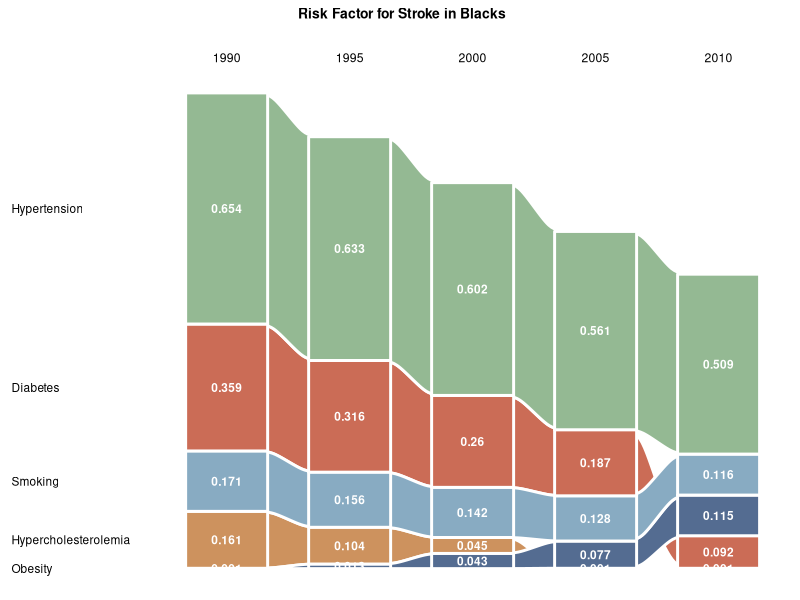
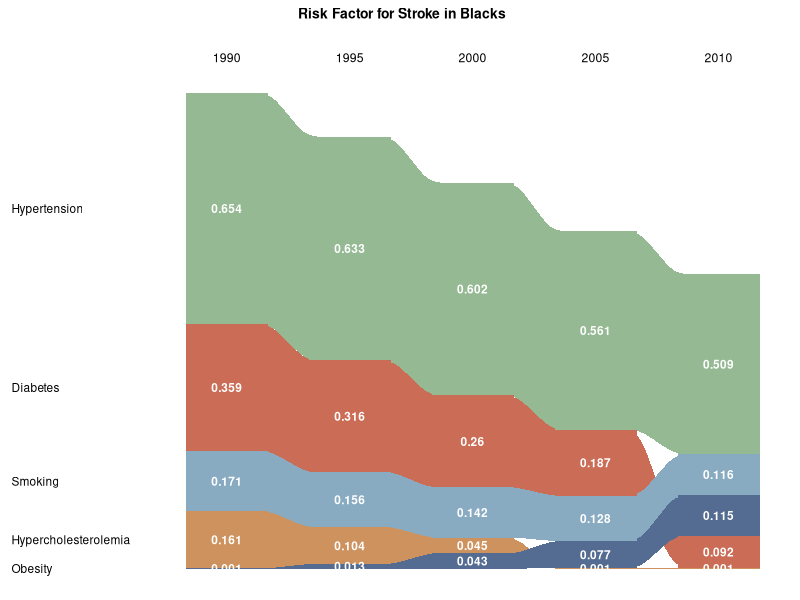

R code for these plots, in order:
## ---- chunk 1
knitr::opts_chunk$set(
	echo = TRUE,
	message = FALSE,
	warning = FALSE
)
## ---- chunk 2
library(reshape2)
library(ggplot2)
library(ggalluvial)
library(readxl)

sank <- read_excel("Assignment2/Stacked_column_stroke_blacks_noAF.xlsx", sheet = "Data", range = "A1:F6")
## ---- chunk 3
sank2 <-melt(sank)
names(sank2) <- c("risk_factors", "year", "value")
## ---- chunk 4
ggplot(sank2, aes(x = year, 
                  y = value, 
                  alluvium = risk_factors,
                  stratum = risk_factors)) +
geom_alluvium(aes(fill = risk_factors), 
                  alpha = 1, 
                  width = 1/2,  
                  size = 1, 
                  color = "white", 
                  decreasing = FALSE) +
geom_stratum(aes(fill = risk_factors), 
                  alpha = 1, 
                  width = 2/3,  
                  size = 1, 
                  color = "white", 
                  decreasing = FALSE) + 
# change the color  
scale_fill_manual(values = c("#CB6C56", "#CD925E", "#94B993", "#546C91", "#88ABC2")) +
# adding value on to the plot
geom_text(stat = "stratum", aes(label = value), colour = "white", size = 3, fontface = "bold", decreasing = FALSE) +
# adding title
ggtitle("Risk Factor for Stroke in Blacks") + 
theme(plot.title = element_text(face = "bold", size = (10), hjust = 0.5, margin=margin(0,0,20,0))) +
scale_x_discrete(position = "top") + 
# adjust x axis labels
theme(axis.text.x = element_text( color = "black"), axis.title.x = element_blank()) +
# adding y axis labels
geom_text(stat = "stratum",aes(label = ifelse(year == "1990", risk_factors," ")), hjust = 0, nudge_x = -1.75, color = "black", size = 3,  decreasing = FALSE) +
# remove "value" on y axis
theme(axis.title.y = element_blank()) +
# remove background
theme(legend.position = "none",
           panel.background = element_blank(),
           panel.grid.major = element_blank(),
           panel.grid.minor = element_blank(),
           axis.text.y = element_blank(),
           axis.ticks = element_blank())

## ---- chunk 5
ggplot(sank2, aes(x = year, 
                  y = value, 
                  alluvium = risk_factors,
                  stratum = risk_factors)) +
geom_alluvium(aes(fill = risk_factors), 
                  alpha = 1, 
                  width = 1/2,  
                  size = 1, # remove color option
                  decreasing = FALSE) +
geom_stratum(aes(fill = risk_factors), 
                  alpha = 1, 
                  width = 2/3,  
                  size = 1, 
                  color = FALSE, # change color option
                  decreasing = FALSE) + 
scale_fill_manual(values = c("#CB6C56", "#CD925E", "#94B993", "#546C91", "#88ABC2")) +
geom_text(stat = "stratum", aes(label = value), colour = "white", size = 3, fontface = "bold", decreasing = FALSE) +
ggtitle("Risk Factor for Stroke in Blacks") + 
theme(plot.title = element_text(face = "bold", size = (10), hjust = 0.5, margin=margin(0,0,20,0))) +
scale_x_discrete(position = "top") + 
theme(axis.text.x = element_text( color = "black"), axis.title.x = element_blank()) +
geom_text(stat = "stratum",aes(label = ifelse(year == "1990", risk_factors," ")), hjust = 0, nudge_x = -1.75, color = "black", size = 3,  decreasing = FALSE) +
theme(axis.title.y = element_blank()) +
theme(legend.position = "none",
           panel.background = element_blank(),
           panel.grid.major = element_blank(),
           panel.grid.minor = element_blank(),
           axis.text.y = element_blank(),
           axis.ticks = element_blank())
